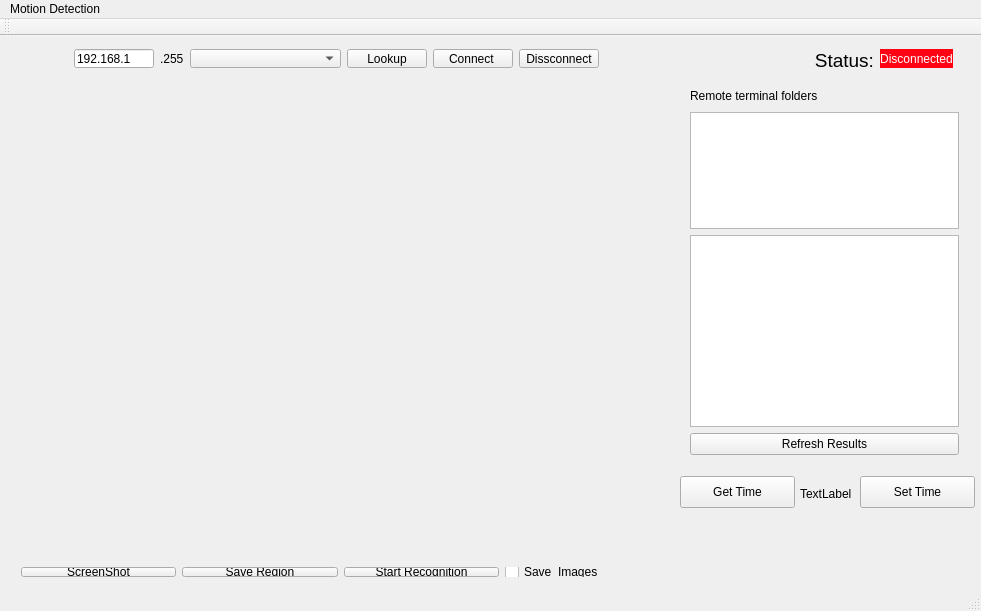
<?xml version="1.0" encoding="UTF-8"?>
<ui version="4.0">
 <class>MainWindow</class>
 <widget class="QMainWindow" name="MainWindow">
  <property name="geometry">
   <rect>
    <x>0</x>
    <y>0</y>
    <width>981</width>
    <height>611</height>
   </rect>
  </property>
  <property name="windowTitle">
   <string>region</string>
  </property>
  <widget class="QWidget" name="centralWidget">
   <widget class="QWidget" name="layoutWidget">
    <property name="geometry">
     <rect>
      <x>63</x>
      <y>2</y>
      <width>901</width>
      <height>41</height>
     </rect>
    </property>
    <layout class="QHBoxLayout" name="horizontalLayout" stretch="0,0,3,0,0,0,0,0,0">
     <item>
      <widget class="QLineEdit" name="network_ip">
       <property name="maximumSize">
        <size>
         <width>80</width>
         <height>16777215</height>
        </size>
       </property>
       <property name="text">
        <string>192.168.1</string>
       </property>
      </widget>
     </item>
     <item>
      <widget class="QLabel" name="label_3">
       <property name="maximumSize">
        <size>
         <width>30</width>
         <height>16777215</height>
        </size>
       </property>
       <property name="text">
        <string>.255</string>
       </property>
      </widget>
     </item>
     <item>
      <widget class="QComboBox" name="ips_combo">
       <property name="maximumSize">
        <size>
         <width>151</width>
         <height>26</height>
        </size>
       </property>
      </widget>
     </item>
     <item>
      <widget class="QPushButton" name="search_button">
       <property name="text">
        <string>Lookup</string>
       </property>
      </widget>
     </item>
     <item>
      <widget class="QPushButton" name="connect_button">
       <property name="text">
        <string>Connect </string>
       </property>
      </widget>
     </item>
     <item>
      <widget class="QPushButton" name="disconnect">
       <property name="text">
        <string>Dissconnect</string>
       </property>
      </widget>
     </item>
     <item>
      <spacer name="horizontalSpacer">
       <property name="orientation">
        <enum>Qt::Horizontal</enum>
       </property>
       <property name="sizeHint" stdset="0">
        <size>
         <width>20</width>
         <height>20</height>
        </size>
       </property>
      </spacer>
     </item>
     <item>
      <widget class="QLabel" name="label">
       <property name="layoutDirection">
        <enum>Qt::LeftToRight</enum>
       </property>
       <property name="frameShape">
        <enum>QFrame::NoFrame</enum>
       </property>
       <property name="text">
        <string>&lt;html&gt;&lt;head/&gt;&lt;body&gt;&lt;p&gt;&lt;span style=&quot; font-size:14pt;&quot;&gt;Status:&lt;/span&gt;&lt;/p&gt;&lt;/body&gt;&lt;/html&gt;</string>
       </property>
       <property name="textFormat">
        <enum>Qt::AutoText</enum>
       </property>
       <property name="alignment">
        <set>Qt::AlignRight|Qt::AlignTrailing|Qt::AlignVCenter</set>
       </property>
       <property name="wordWrap">
        <bool>false</bool>
       </property>
       <property name="textInteractionFlags">
        <set>Qt::LinksAccessibleByMouse</set>
       </property>
      </widget>
     </item>
     <item>
      <widget class="QLabel" name="status_label">
       <property name="styleSheet">
        <string notr="true">background-color: rgb(255, 3, 20);
color: rgb(255, 252, 253);</string>
       </property>
       <property name="text">
        <string>Disconnected</string>
       </property>
       <property name="alignment">
        <set>Qt::AlignCenter</set>
       </property>
      </widget>
     </item>
    </layout>
   </widget>
   <widget class="QWidget" name="layoutWidget">
    <property name="geometry">
     <rect>
      <x>679</x>
      <y>39</y>
      <width>291</width>
      <height>391</height>
     </rect>
    </property>
    <layout class="QVBoxLayout" name="verticalLayout" stretch="0,1,0,0">
     <property name="sizeConstraint">
      <enum>QLayout::SetMaximumSize</enum>
     </property>
     <item>
      <layout class="QHBoxLayout" name="horizontalLayout_4">
       <item>
        <layout class="QHBoxLayout" name="f_spinner">
         <item>
          <widget class="QLabel" name="label_2">
           <property name="text">
            <string>Remote terminal folders</string>
           </property>
          </widget>
         </item>
         <item>
          <spacer name="spinnerLeftSpacer_2">
           <property name="orientation">
            <enum>Qt::Horizontal</enum>
           </property>
           <property name="sizeHint" stdset="0">
            <size>
             <width>40</width>
             <height>20</height>
            </size>
           </property>
          </spacer>
         </item>
         <item>
          <spacer name="spinnerRightSpacer_2">
           <property name="orientation">
            <enum>Qt::Horizontal</enum>
           </property>
           <property name="sizeHint" stdset="0">
            <size>
             <width>40</width>
             <height>20</height>
            </size>
           </property>
          </spacer>
         </item>
        </layout>
       </item>
      </layout>
     </item>
     <item>
      <widget class="QTreeView" name="list_folders"/>
     </item>
     <item>
      <widget class="QListView" name="list_files"/>
     </item>
     <item>
      <widget class="QPushButton" name="refresh_results">
       <property name="text">
        <string>Refresh Results</string>
       </property>
      </widget>
     </item>
    </layout>
   </widget>
   <widget class="QWidget" name="layoutWidget_2">
    <property name="geometry">
     <rect>
      <x>20</x>
      <y>6</y>
      <width>31</width>
      <height>31</height>
     </rect>
    </property>
    <layout class="QHBoxLayout" name="top_spinner">
     <item>
      <spacer name="spinnerLeftSpacer">
       <property name="orientation">
        <enum>Qt::Horizontal</enum>
       </property>
       <property name="sizeHint" stdset="0">
        <size>
         <width>40</width>
         <height>20</height>
        </size>
       </property>
      </spacer>
     </item>
     <item>
      <spacer name="spinnerRightSpacer">
       <property name="orientation">
        <enum>Qt::Horizontal</enum>
       </property>
       <property name="sizeHint" stdset="0">
        <size>
         <width>40</width>
         <height>20</height>
        </size>
       </property>
      </spacer>
     </item>
    </layout>
   </widget>
   <widget class="QLabel" name="output">
    <property name="geometry">
     <rect>
      <x>25</x>
      <y>41</y>
      <width>640</width>
      <height>480</height>
     </rect>
    </property>
    <property name="text">
     <string/>
    </property>
   </widget>
   <widget class="mouse_coordinates" name="qt_drawing_output">
    <property name="geometry">
     <rect>
      <x>25</x>
      <y>41</y>
      <width>640</width>
      <height>480</height>
     </rect>
    </property>
    <property name="text">
     <string/>
    </property>
   </widget>
   <widget class="QWidget" name="layoutWidget">
    <property name="geometry">
     <rect>
      <x>10</x>
      <y>520</y>
      <width>661</width>
      <height>32</height>
     </rect>
    </property>
    <layout class="QHBoxLayout" name="horizontalLayout_2">
     <item>
      <widget class="QPushButton" name="scrrenshot">
       <property name="text">
        <string>ScreenShot</string>
       </property>
      </widget>
     </item>
     <item>
      <widget class="QPushButton" name="save_region">
       <property name="text">
        <string>Save Region</string>
       </property>
      </widget>
     </item>
     <item>
      <widget class="QPushButton" name="start_recognition">
       <property name="layoutDirection">
        <enum>Qt::RightToLeft</enum>
       </property>
       <property name="autoFillBackground">
        <bool>false</bool>
       </property>
       <property name="text">
        <string>Start Recognition</string>
       </property>
       <property name="iconSize">
        <size>
         <width>40</width>
         <height>40</height>
        </size>
       </property>
       <property name="checkable">
        <bool>true</bool>
       </property>
      </widget>
     </item>
     <item>
      <widget class="QCheckBox" name="rec_with_images">
       <property name="text">
        <string>Save  Images</string>
       </property>
      </widget>
     </item>
    </layout>
   </widget>
   <widget class="QLabel" name="label_xy">
    <property name="geometry">
     <rect>
      <x>570</x>
      <y>50</y>
      <width>111</width>
      <height>16</height>
     </rect>
    </property>
    <property name="styleSheet">
     <string notr="true">color: rgb(148, 148, 148);</string>
    </property>
    <property name="text">
     <string/>
    </property>
   </widget>
   <widget class="QPushButton" name="get_time">
    <property name="geometry">
     <rect>
      <x>680</x>
      <y>440</y>
      <width>115</width>
      <height>32</height>
     </rect>
    </property>
    <property name="text">
     <string>Get Time</string>
    </property>
   </widget>
   <widget class="QLabel" name="remote_time">
    <property name="geometry">
     <rect>
      <x>800</x>
      <y>450</y>
      <width>59</width>
      <height>16</height>
     </rect>
    </property>
    <property name="text">
     <string>TextLabel</string>
    </property>
   </widget>
   <widget class="QPushButton" name="set_time">
    <property name="geometry">
     <rect>
      <x>860</x>
      <y>440</y>
      <width>115</width>
      <height>32</height>
     </rect>
    </property>
    <property name="text">
     <string>Set Time</string>
    </property>
   </widget>
  </widget>
  <widget class="QMenuBar" name="menuBar">
   <property name="geometry">
    <rect>
     <x>0</x>
     <y>0</y>
     <width>981</width>
     <height>22</height>
    </rect>
   </property>
   <widget class="QMenu" name="menuMotion_Detection">
    <property name="title">
     <string>Motion Detection</string>
    </property>
    <addaction name="separator"/>
    <addaction name="separator"/>
   </widget>
   <addaction name="menuMotion_Detection"/>
  </widget>
  <widget class="QToolBar" name="mainToolBar">
   <attribute name="toolBarArea">
    <enum>TopToolBarArea</enum>
   </attribute>
   <attribute name="toolBarBreak">
    <bool>false</bool>
   </attribute>
  </widget>
  <widget class="QStatusBar" name="statusBar"/>
 </widget>
 <layoutdefault spacing="6" margin="11"/>
 <customwidgets>
  <customwidget>
   <class>mouse_coordinates</class>
   <extends>QLabel</extends>
   <header>drawing/mouse_coordinates.h</header>
  </customwidget>
 </customwidgets>
 <resources/>
 <connections/>
</ui>
